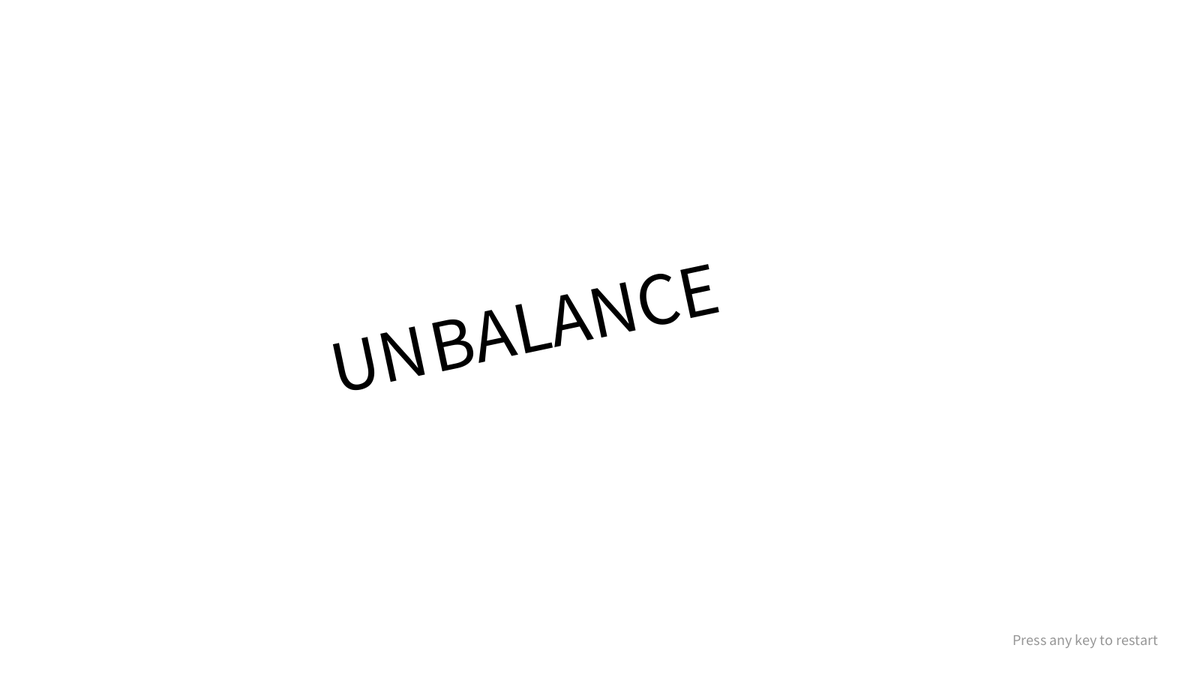
Frame 1 (no input)
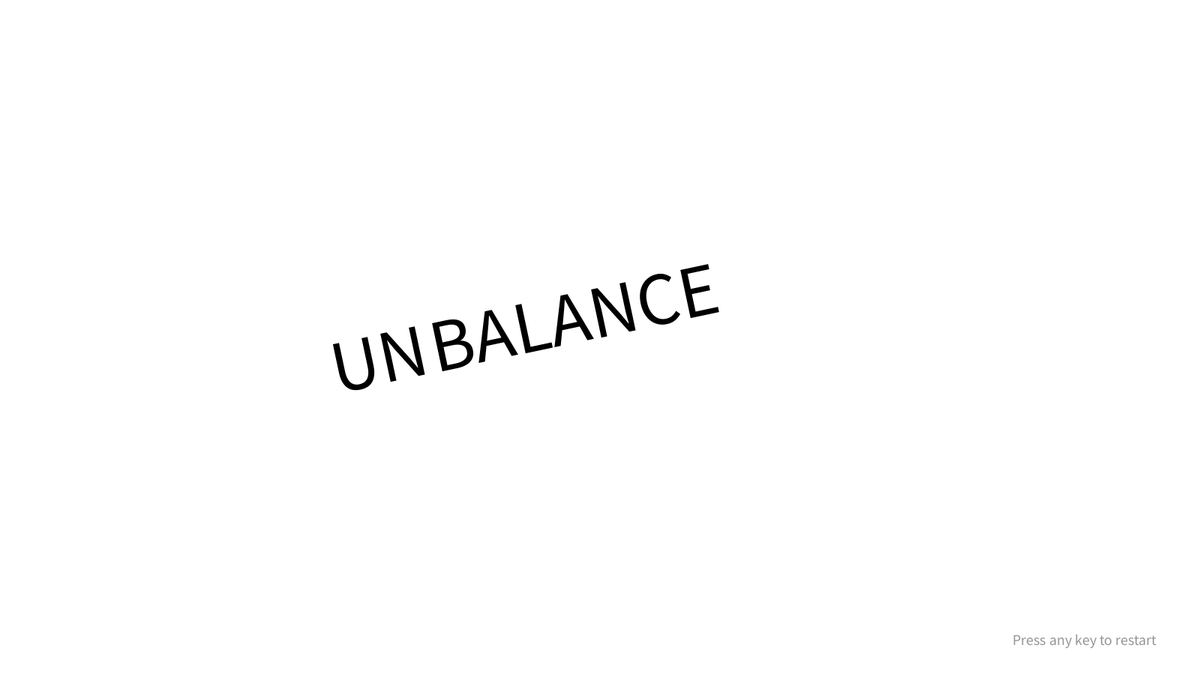
Frame 60 (the mouse pressed at the canvas centre just before this capture)
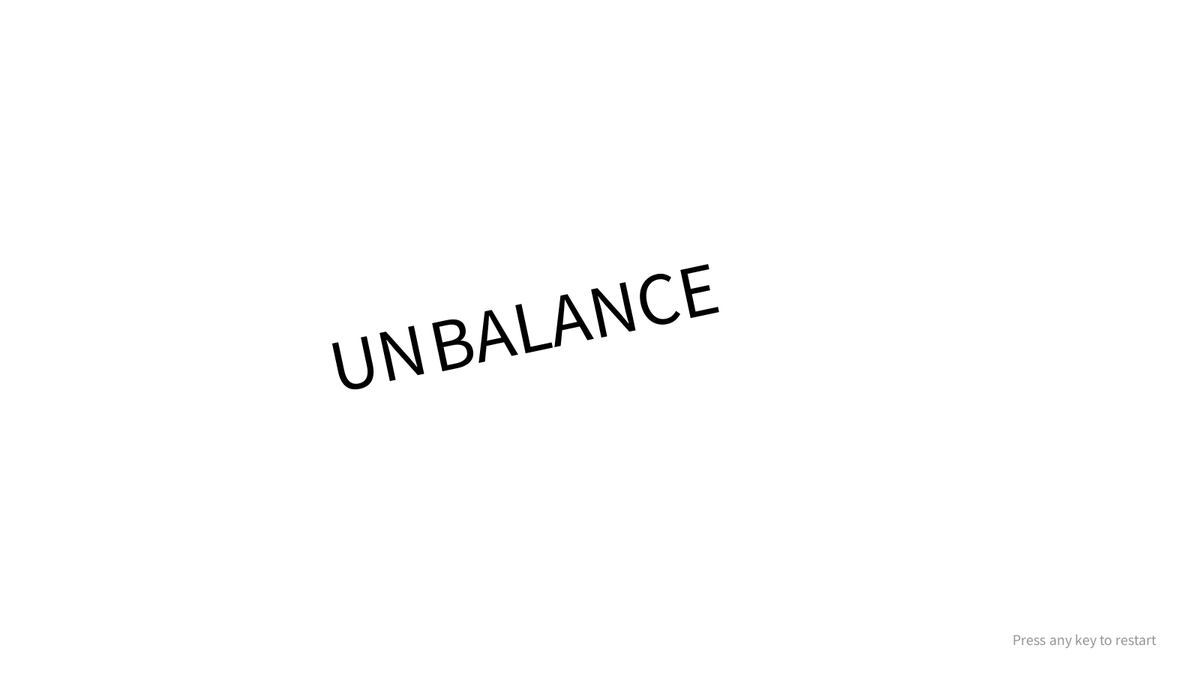
Frame 120 (the mouse held since frame 60 and released just before this capture)

The Processing sketch that drew these frames (run headless with seeded random() and noise(); from frame 60 on, the mouse is pressed at the canvas centre):

// Processing sketch: processing_169867
// ── processing_169867.pde

int x=390+50;
float y=450;
float my=0;
float grav=0.1;
int f1=0;
int c;
int b;
boolean a=true;
float angle=(PI/-15);
float i=0;
void setup() {
  size(1600,900);   
}

void draw() {
  translate(width/2, height/2);
  background(255);
  fill(150);
  textSize(20);
  text("Press any key to restart",1600/2-250,410);
  fill(0);
  textSize(100);
  c= int( randomizer(200));
  b=int(randomizer(200));
   if (mouseX<x+185 && mouseX>x && mouseY<y+80 && mouseY>y){
      a=false;
   }
   if (a==false){
     if(f1==0){
     angle=angle+(PI/2000);
     }
     if(angle>PI/36){
       f1=2;
     }
     if(f1==2){
       angle=angle-(PI/2000);
     }
     if(angle<=PI/-70 && f1==2){
       f1=3;
     }
     if(f1==3){
       angle=angle+(PI/2000);
     }
     if(angle>=0 && f1==3){
       angle=0;
     }
      y=my+y;
      my=my+grav;
      text("UN", x-width/2, y-height/2);
      rotate(angle);
      text("BALANCE", 575-width/2, 450-height/2);
      
      if(y>=height){
        my=my*-0.65;
        
      }

   } 
   else {
    rotate(angle);
    text("BALANCE", 575-width/2, 450-height/2);
    text("UN", x+c -200-width/2, y+b-200-height/2);
   }
 }
      
float randomizer(int n){
  float s= random(-2,2);
  float d;
  d=n+s;
  return d;
}

void keyPressed() {
  a=true;
  y=450;
  angle=(PI/-15);
  f1=0;
}
